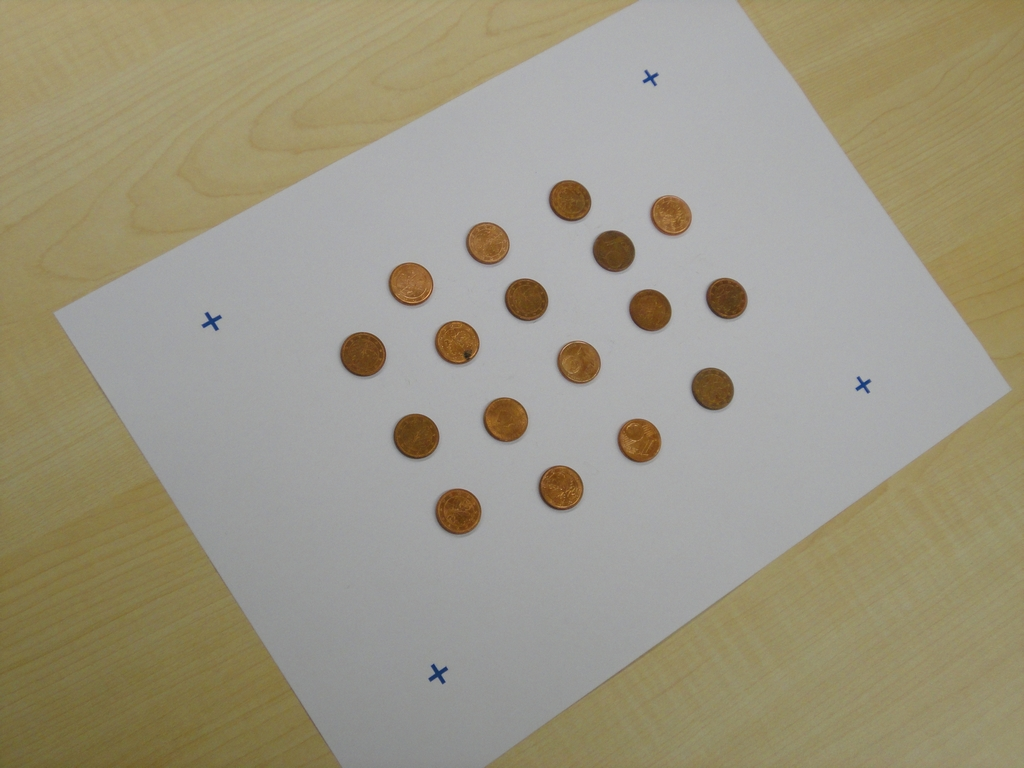
%> input picture code/code/training/001-6.jpg, 1024 x 768 px
$ octave test.m   (GNU Octave 9; MATLAB toolbox functions it lacks are replaced by stand-ins)
%> lines starting %> are read from the running program, lines starting %| are printed output that depends on the picture; in (x1, y1, x2, y2) boxes, pixels count from 0 and x2, y2 are one past the last pixel; in counts of white or black regions, pixels touching at a corner belong together; the program's own positions count from 1
### code/code/ecbp.m
function Image_out = ecbp( Image_in, channel, tolerance )
% Syntax:
%   Image_in: Image of format (x, y, 3)
%   channel: colorchannel
%   tolerance: higher tolerance -> purer color

% Description:
% ecbp (extract color by purity) will return an Image which will only
% contain Pixels which are 'pure'. A 'pure'-colored Pixel is a Pixel, where
% the value of the specified color channel is higher than the values of the
% remaining 2 color channels. tolerance will be added to the remaining 2
% channels.
% tolerance can be used to erase grey/white; It's value determines by how much
% the color values have to differ for them to be treated as different. A
% Pixel [100, 91, 109] for example will be erased if the tolerance is set
% to 10, but not if it is set to 9 (channel = 1). To eliminate
% Paper-white, a tolerance of 5 is sufficient. Higher Tolerance means
% purer color. and can be used to isolate the blue marks on the paper.


    % Check if the specified channel is valid
    [x, y, ~] = size(Image_in);
    if (channel > 3)
        Image_out = Image_in;
    else


        temp_out = Image_in;

        %RGB(150, 89, 67)

        bool_chart = zeros(x, y); % Will save 0 or 1 representing an allowed/not allowed pixel.
        bool_chart = (temp_out(:, :, channel) >= temp_out(:, :, mod(channel+1, 3)+1)+tolerance)&(temp_out(:, :, channel) >= temp_out(:, :, mod(channel, 3)+1)+tolerance);

        %Multiply the Bool chart with the Image:
        for i = 1:3
            temp_out(:, :, i) = Image_in(:, :, i) .* uint8(bool_chart);
        end

        Image_out = temp_out;
    end;


end

### code/code/find_marks.m
function p = find_marks( Image )
% Function to determine the position of the 4 blue marks
% Warning: Currently only works, if 4 connected components are found
% Could be improved by closing holes

    %Use ecbp to extract the 4 blue marks:
    image_blue = ecbp(Image, 3, 30);

    %Use threshold on the blue channel:
    image_bin = image_blue(:, :, 3) > 1;

    %Find connected components and determine the center
    %CC = bwconncomp(image_bin);
    S = regionprops(image_bin,'centroid');
    %S is a structure, use cat to convert its elements to a matrix
    p = cat(1, S.Centroid);


end

### code/code/projectiveCrop.m
function Iout = projectiveCrop(I,p,p0)
    % Set defaultparameter for p0
    if nargin < 3, p0 =[ 1 1;  2000 1 ; 2000 1450; 1 1450 ];
    end;

    p0 =[ 1 1;  1 1450 ; 2000 1; 2000 1450 ];

    % Calculate projective cropped image using cp2tform and imtransform
    xmin = min(p0(:,1));
    xmax = max(p0(:,1));
    ymin = min(p0(:,2));
    ymax = max(p0(:,2));

    transform = fitgeotrans(p, p0, 'NonreflectiveSimilarity');
    imgref = imref2d([ymax, xmax]);
    Iout = imwarp(I, transform, 'OutputView', imgref);

end

### code/code/backgroundSubtraction.m
function B = backgroundSubtraction(I, t)
    % Set a defaultparameter for t
    if nargin < 2, t = 0.15; end;

    %Convert Image rgb->HSV
    hsv_image = rgb2hsv(I);

    %Saturation is best used to view only foreground, Saturation is channel
    %2. Create a binary mask by using a threshold on the hsv image:
    binary_mask = hsv_image(:, :, 2) > t;

    %If there are any holes in, close them with dilate, then erode by the
    %same amount to get back to the original size

    % SE: Erode/Dilate parameter; Check for a disk shaped region of radius
    % 20, N=6 (Some algorhythm parameter)
    SE = strel('disk', 20, 6);
    binary_mask = imdilate(binary_mask, SE);
    binary_mask = imerode(binary_mask, SE);

    B = binary_mask;


end

### code/code/overlay_bitmask.m
function img_out = overlay_bitmask( Image, bitmask)
%This function adds a bitmask to an rgb Image.

%First convert the bitmask:
%   1->255,255,255
%   0->0,0,0

    dim_mask = zeros(size(Image));
    dim_mask(:, :, 1) = bitmask .* 255;
    dim_mask(:, :, 2) = bitmask .* 255;
    dim_mask(:, :, 3) = bitmask .* 255;
    dim_mask = uint8(dim_mask);

    % Add both for the output

    img_out = Image + dim_mask ./ 2;
end

### code/code/test.m
Image = imread(fullfile('training','001-6.jpg'));
%> Image is the input picture: size 768x1024x3 uint8; mean R, G, B 156.6, 150.4, 130.2


p = find_marks(Image);
%> in ecbp, `bool_chart = (temp_out(:, :, channel) >= temp_out(:, :, mod(channel+1,..`:
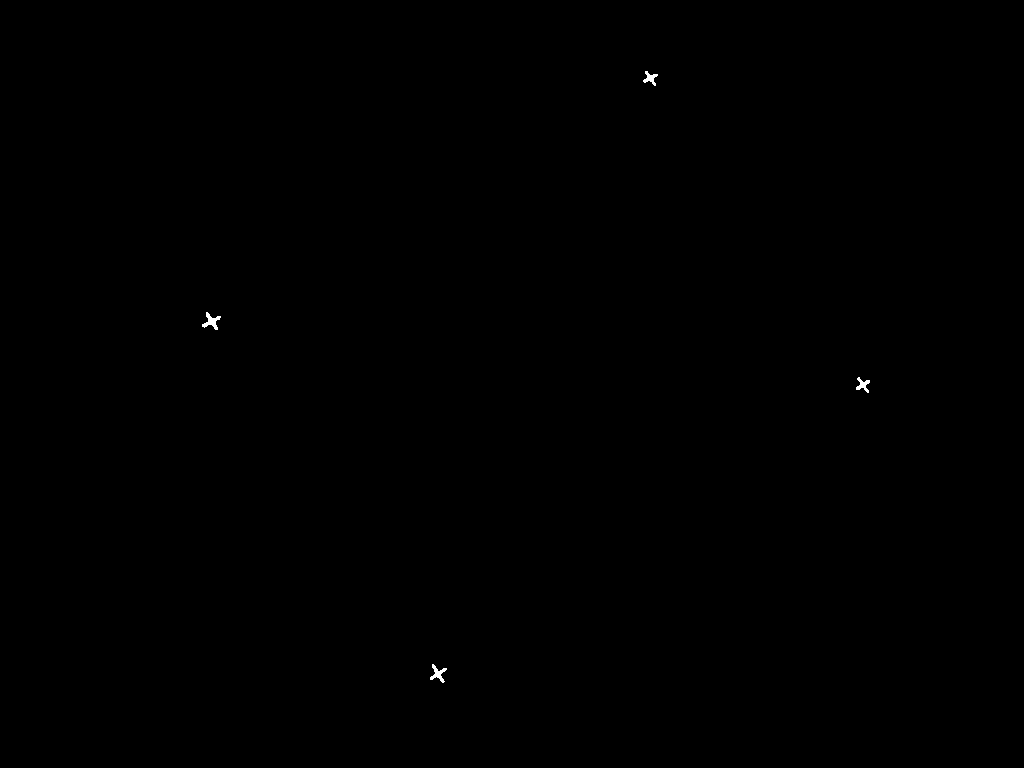
%> bool_chart: size 768x1024 logical; 0.06% white; 4 white regions, box (x1, y1, x2, y2) and area: (202, 312, 221, 330) 141, (430, 664, 447, 683) 128, (856, 377, 870, 393) 103, (643, 71, 658, 86) 100
%> in find_marks, `S = regionprops(image_bin,'centroid');`: S = 4 regions; Centroid: [212 322], [438.6 674.2], [650.9 78.8], [863.5 385.5]
%> in find_marks, `p = cat(1, S.Centroid);`: p = [212 322; 438.6 674.2; 650.9 78.75; 863.5 385.5]
%> p = [212 322; 438.6 674.2; 650.9 78.75; 863.5 385.5]


cropped_image = projectiveCrop(Image, p);
%> in projectiveCrop, `transform = fitgeotrans(p, p0, 'NonreflectiveSimilarity');`: transform = transform with T = [3.24 2.06 0; -2.06 3.24 0; -4.27 -1571.4 1]
%> in projectiveCrop, `Iout = imwarp(I, transform, 'OutputView', imgref);`:
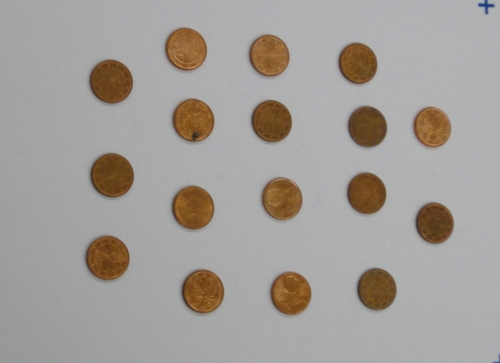
%> Iout: size 1450x2000x3 uint8 (shown at 1/4 size); mean R, G, B 162.4, 158.1, 153.5

bin_image = backgroundSubtraction(cropped_image, 0.15);
%> in backgroundSubtraction, `binary_mask = imdilate(binary_mask, SE);`:
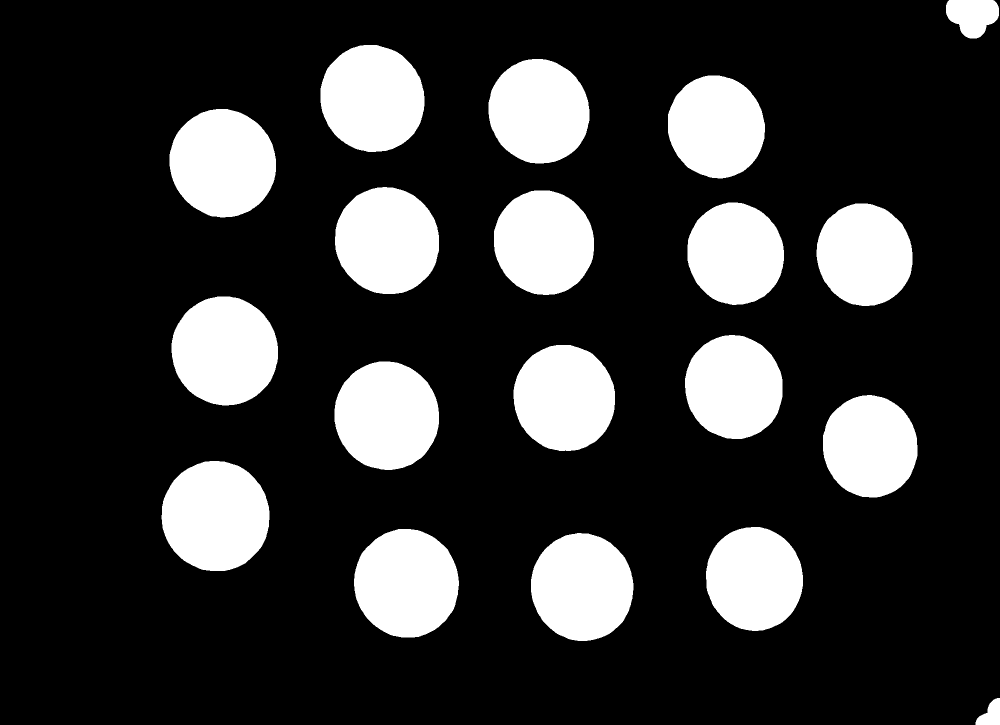
%> binary_mask: size 1450x2000 logical (shown at 1/2 size); 20.1% white; 19 white regions, largest, box (x1, y1, x2, y2) and area: (323, 922, 539, 1142) 37494, (343, 593, 556, 811) 36463, (339, 218, 552, 435) 36156

vgl_image = overlay_bitmask(cropped_image, bin_image);
%> in overlay_bitmask, `dim_mask(:, :, 2) = bitmask .* 255;`:
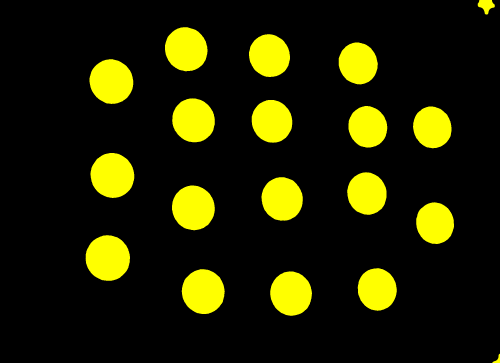
%> dim_mask: size 1450x2000x3 double (shown at 1/4 size); mean R, G, B 33.7, 33.7, 0
%> in overlay_bitmask, `img_out = Image + dim_mask ./ 2;`:
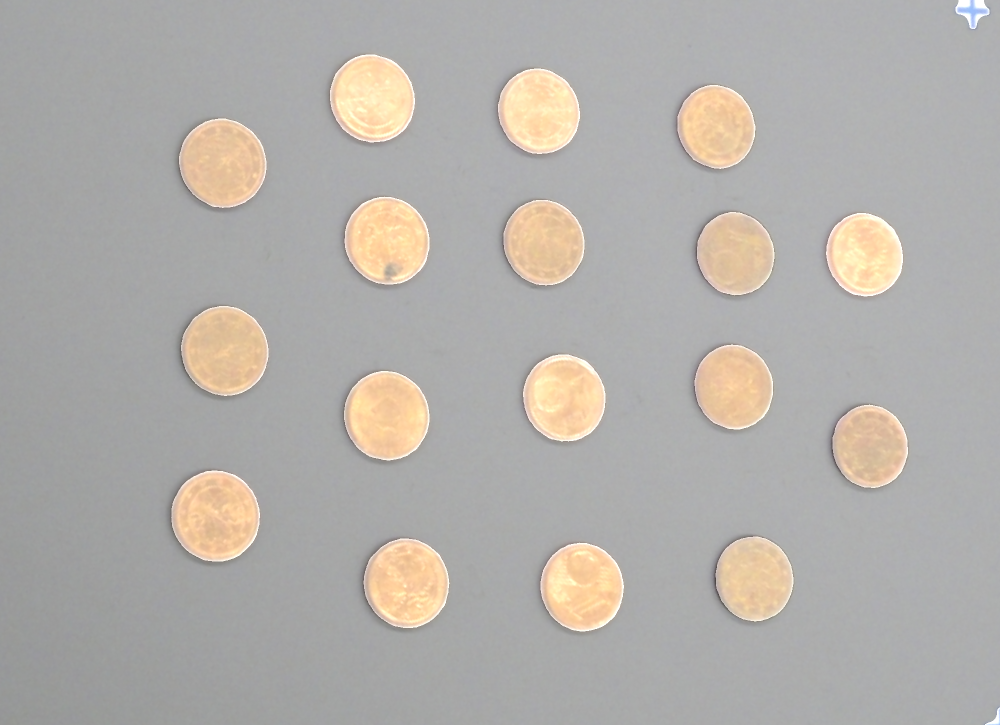
%> img_out: size 1450x2000x3 uint8 (shown at 1/2 size); mean R, G, B 178.7, 174.9, 170.4

imshow(vgl_image);

$ run again, with code/code/training/001-1.jpg copied over code/code/training/001-6.jpg
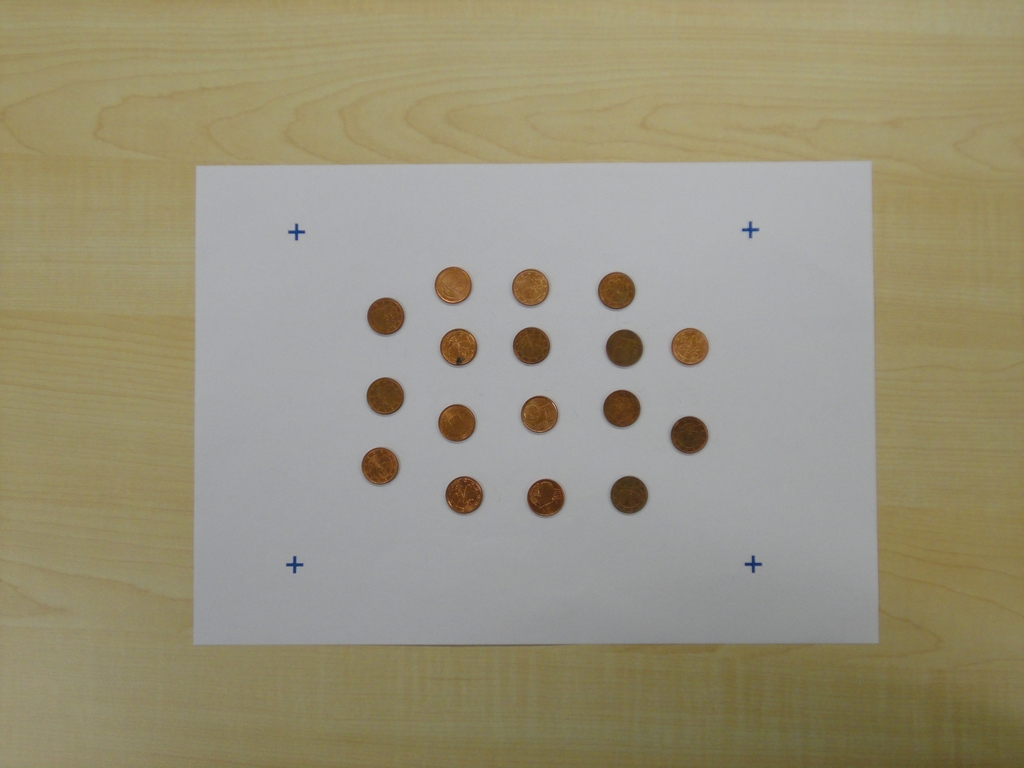
%> input picture code/code/training/001-1.jpg, 1024 x 768 px
%> Image is the input picture: size 768x1024x3 uint8; mean R, G, B 153.1, 146.5, 122.5
%> bool_chart: size 768x1024 logical; 0.04% white; 4 white regions, box (x1, y1, x2, y2) and area: (742, 222, 758, 238) 95, (289, 224, 305, 240) 95, (286, 556, 303, 573) 81, (745, 556, 761, 572) 75
%> S = 4 regions; Centroid: [295.3 565.4], [297.1 232.6], [750.6 230.3], [753.6 564.6]
%> in find_marks, `p = cat(1, S.Centroid);`: p = [295.3 565.4; 297.1 232.6; 750.6 230.3; 753.6 564.6]
%> transform = transform with T = [6.68 0.0478 0; -0.0478 6.68 0; -2481.9 -1959.9 1]
%> hsv_image: size 1450x2000x3 double; mean H, S, V 0.424, 0.148, 0.604
%> in backgroundSubtraction, `binary_mask = hsv_image(:, :, 2) > t;`:
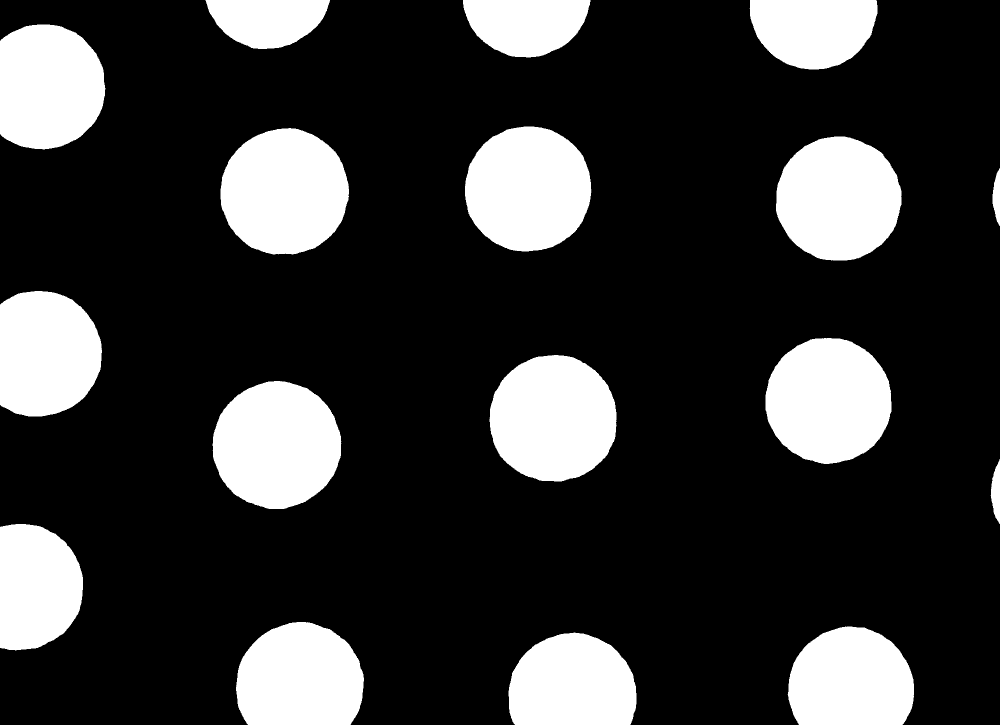
%> binary_mask: size 1450x2000 logical (shown at 1/2 size); 21.4% white; 17 white regions, largest, box (x1, y1, x2, y2) and area: (425, 762, 683, 1018) 51203, (441, 256, 698, 509) 50961, (979, 710, 1233, 963) 50875
%> in overlay_bitmask, `img_out = Image + dim_mask ./ 2;`:
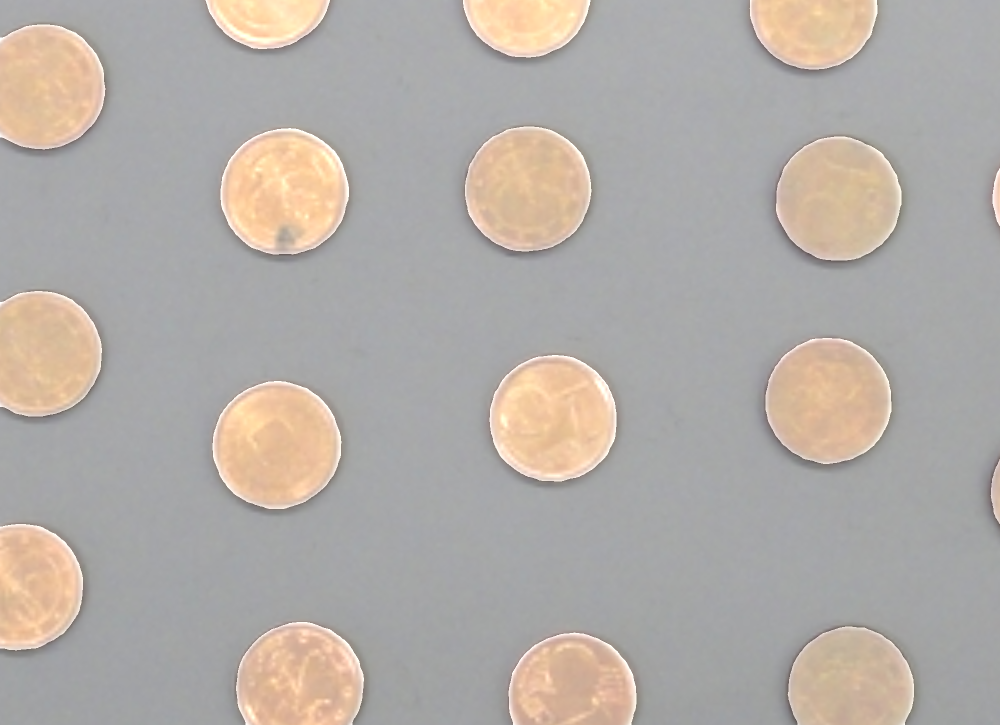
%> img_out: size 1450x2000x3 uint8 (shown at 1/2 size); mean R, G, B 179.2, 172.8, 167.3
